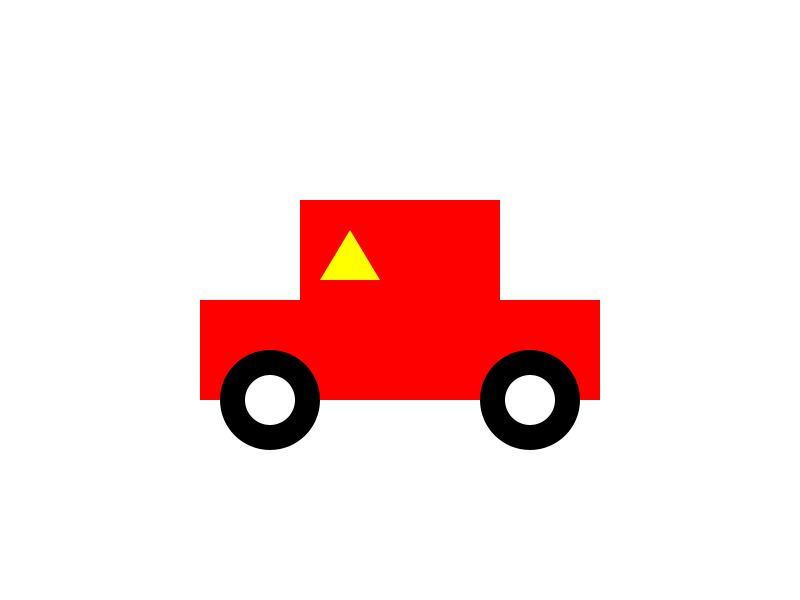
Frame 1 (no input)
Frame 60 (the mouse pressed at the canvas centre just before this capture): identical to frame 1, image omitted
Frame 120 (the mouse held since frame 60 and released just before this capture): identical to frame 1, image omitted

The Processing sketch that drew this single still picture (run headless with seeded random() and noise(); from frame 60 on, the mouse is pressed at the canvas centre):

// Processing sketch: car
// ── car.pde
void setup(){
 size(800, 600); 
}

void draw(){
  background(255, 255, 255);
  noStroke();
  
  
  fill(255, 0, 0);
  rect(200, 300, 400, 100);
  rect(300, 200, 200, 100);

  fill(0, 0, 0);
  ellipse(270, 400, 100, 100);
  ellipse(530, 400, 100, 100);
  
  fill(255, 255, 255);
  ellipse(270, 400, 50, 50);
  ellipse(530, 400, 50, 50);
  
  fill(255, 255, 0);
  triangle(350, 230, 320, 280, 380, 280);
}
